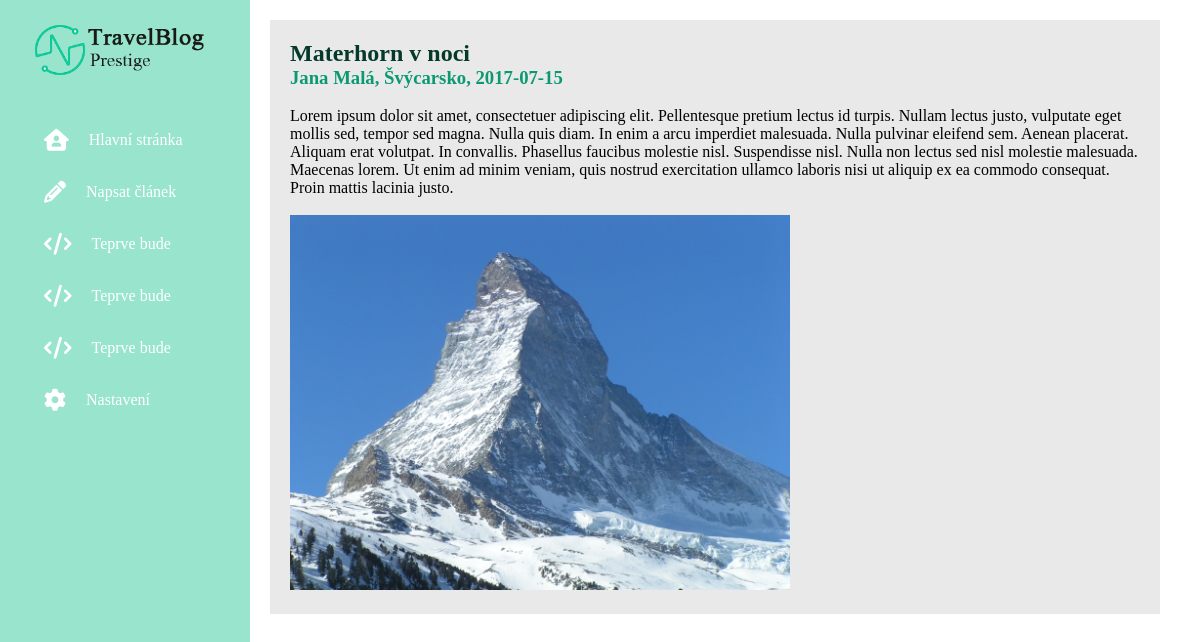
The app's page /clanek.php?id=2 with its own data.
### tables this page shows
CREATE TABLE `Articles` (
  `idArticles` int(10) NOT NULL AUTO_INCREMENT,
  `Title` varchar(119) NOT NULL,
  `Content` longtext NOT NULL,
  `ProfileImg` varchar(44) DEFAULT NULL,
  `Author` int(10) NOT NULL,
  `Destination` int(10) NOT NULL,
  `DatePublic` date NOT NULL,
  PRIMARY KEY (`idArticles`),
  KEY `Author_idx` (`Author`),
  KEY `Destination_idx` (`Destination`),
  FOREIGN KEY (`Author`) REFERENCES `Users` (`idUsers`) ON DELETE NO ACTION ON UPDATE NO ACTION,
  FOREIGN KEY (`Destination`) REFERENCES `Destination` (`idDestination`) ON DELETE NO ACTION ON UPDATE NO ACTION
);

CREATE TABLE `Users` (
  `idUsers` int(11) NOT NULL AUTO_INCREMENT,
  `UserName` varchar(45) NOT NULL,
  `User` varchar(45) NOT NULL,
  `UserEmail` varchar(45) NOT NULL,
  `Pasword` varchar(45) NOT NULL,
  `Role` set('admin','delegate') NOT NULL,
  PRIMARY KEY (`idUsers`),
  UNIQUE KEY `UserEmail_UNIQUE` (`UserEmail`)
);

CREATE TABLE `Destination` (
  `idDestination` int(11) NOT NULL AUTO_INCREMENT,
  `Name` varchar(45) NOT NULL,
  PRIMARY KEY (`idDestination`)
);

### ClanekObjekt.php (called while the page is built, shortened)
<?php
class Clanek
{
    private $title;
    private $content;
    private $image;
    private $author;
    private $destination;
    private $date;
    public function __construct($clanekId)
    {
        $servername = "localhost";
        $username = "root";
        $password = "";
        $database = "travelblog";
        $conn = new mysqli($servername, $username, $password, $database);
        $query = "SELECT * FROM articles WHERE idArticles = $clanekId";
        $result = $conn->query($query);
        $articleAssoc = $result->fetch_assoc();
        $this->title = $articleAssoc['Title'];
        $this->content = $articleAssoc['Content'];
        $this->image = $articleAssoc['ProfileImg'];
        $this->date = $articleAssoc['DatePublic'];
        $query = "SELECT User FROM users WHERE idUsers = '".$articleAssoc['Author']."'";
        $result = $conn->query($query);
        $this->author = $result->fetch_assoc()['User'];
        $query = "SELECT Name FROM destination WHERE idDestination = '".$articleAssoc['Destination']."'";
        $result = $conn->query($query);
        $this->destination = $result->fetch_assoc()['Name'];
    }
    public function get_title()
    {
        return $this->title;
    }
    public function get_content()
    {
        return $this->content;
    }
    public function get_image()
    {
        return $this->image;
    }
    public function get_author()
    {
        return $this->author;
    }
    public function get_destination()
    {
        return $this->destination;
    }
    public function get_date()
    {
        return $this->date;
    }
}
?>

### clanek.php (the view, shortened to what this page needs)
<?php
require "./ClanekObjekt.php";
$clanek = new Clanek($_GET["id"]);
?>
<!DOCTYPE html>
<html lang="en">
<head>
    <link rel="stylesheet" href="./css/style.css">
</head>
<body>
<div class="header">
        <div class="side-nav">
            <a href="./index.php" class="logo">
                <img src="./img/logo.png" alt="logo" class="logo-img">
            </a>
            <ul class="nav-links">
                <li><a href="./index.php"><i class="fa-solid fa-house-user"></i><p>Hlavní stránka</p></a></li>
                <li><a href="./napsatClanek.php"><i class="fa-solid fa-pencil"></i><p>Napsat článek</p></a></li>
                <li><a href="./temporary.php"><i class="fa-solid fa-code"></i><p>Teprve bude</p></a></li>
                <li><a href="./temporary.php"><i class="fa-solid fa-code"></i><p>Teprve bude</p></a></li>
                <li><a href="./temporary.php"><i class="fa-solid fa-code"></i><p>Teprve bude</p></a></li>
                <li><a href="./nastaveni.php"><i class="fa-solid fa-gear"></i><p>Nastavení</p></a></li>
            </ul>
        </div>
    </div>
    <div class="body_right">
    <?php
        echo '<div class="clanek_background">';
        echo "<h2>".$clanek->get_title()."</h2>";
        echo "<h3>".$clanek->get_author().", ".$clanek->get_destination().", ".$clanek->get_date()."</h3><br>";
        echo "<p>".$clanek->get_content()."</p>";
        echo "<br>";
        echo "<img src='".$clanek->get_image()."' alt='clanekImage' width='500'>";
    ?>
</body>
</html>

### css/style.css (style rules this page uses)
* { margin: 0; padding: 0; box-sizing: border-box; }
.header { width: 300px; background: #ffffff; }
.side-nav { width: 250px; height: 100%; background: #98e4cc; position: fixed; top: 0; bottom: 0; padding: 20px 30px; }
.logo { display: block; margin-bottom: 30px; }
.logo-img { width: 180px; }
.nav-links { list-style: none; position: relative; }
.nav-links li { padding: 5px 0; }
.nav-links li a { color: #ffffff; text-decoration: none; padding: 10px 14px; display: flex; align-items: center; }
.nav-links li a i { font-size: 22px; margin-right: 20px; }
.body_right { margin: 20px 20px 20px 270px; }
.clanek_background { display: block; text-justify: center; background: #e9e9e9; margin: 20px 20px 20px 0px; padding: 20px; }
.clanek_background h2 { color: #053a2b; }
.clanek_background h3 { color: #0b9971; }

### records on screen
articles: Title "Materhorn v noci", DatePublic "2017-07-15", Content "Lorem ipsum dolor sit amet, consectetuer adipiscing elit. Pellentesque pretium lectus id turpis. Nullam lectus justo, vulputate eget mollis sed, tempor sed magna. Nulla quis diam. In enim a arcu imperdiet malesuada. Nulla pulvinar eleifend sem. Aenean placerat. Aliquam erat volutpat. In convallis. Phasellus faucibus molestie nisl. Suspendisse nisl. Nulla non lectus sed nisl molestie malesuada. Maecenas lorem. Ut enim ad minim veniam, quis nostrud exercitation ullamco laboris nisi ut aliquip ex ea commodo consequat. Proin mattis lacinia justo.", ProfileImg (picture)
users: User "Jana Malá"
destination: Name "Švýcarsko"
